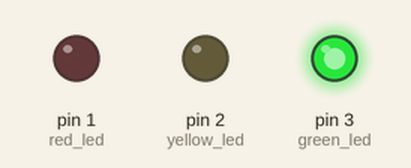
The sketch below on a simulated Arduino Uno, built with avr-gcc and run on an emulated ATmega328P. Parts: output pins drawn as LEDs (lit = HIGH).

Above: at 2.0 s.
At 4.7 s:
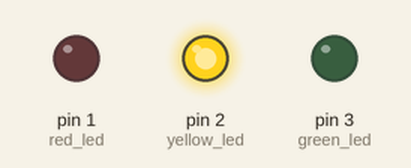
At 7.5 s:
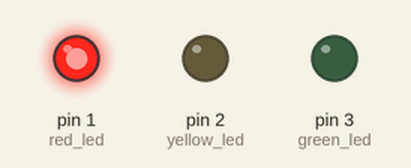
Timing chart, 0 to 12.4 s (numbered marks = the images above):
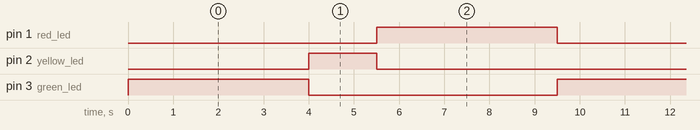

The sketch:

traffic_light.ino
```cpp
// C++ code
//
#define red_led 1
#define yellow_led 2
#define green_led 3

void setup()
{
  pinMode(red_led,OUTPUT);
  pinMode(green_led,OUTPUT);
  pinMode(yellow_led,OUTPUT);
}

void loop()
{
  digitalWrite(green_led,HIGH);
  delay(4000);
  digitalWrite(green_led,LOW);
  digitalWrite(yellow_led,HIGH);
  delay(1500);
  digitalWrite(yellow_led,LOW);
  digitalWrite(red_led,HIGH);
  delay(4000);
  digitalWrite(red_led,LOW);


}
```

Measured:
- by itself, pin 1 (red_led), pin 3 (green_led): alternates HIGH for 4.0 s and LOW for 5.5 s
- by itself, pin 2 (yellow_led): alternates HIGH for 1.5 s and LOW for 8.0 s
- by itself, everything shown: repeats every 9.5 s, in 4 steps
